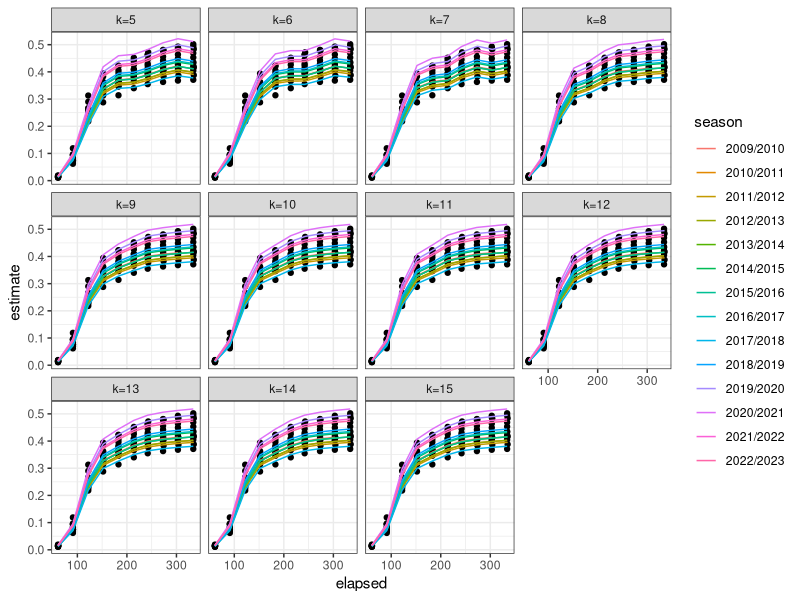

Reproduce this figure in R. (Note: this script raises an error after producing the figure.)
rm(list=ls())
library(dplyr)
library(ggplot2)
library(mgcv)

### national flu data ###

##### data cleaning #####
nis <- read.csv("data/nis_flu_national.csv")
head(nis)
nis$time_end = as.Date(nis$time_end)

nis %>%
  mutate(time_end=as.Date(time_end),
         season_start_year= gsub("(\\d{4})/\\d{4}","\\1",season)) %>%
  mutate(season_start=as.Date(paste0(season_start_year,"-07-01"))) %>%
  mutate(elapsed=as.numeric(time_end-season_start))%>%
  mutate(season=factor(season))%>%
  group_by(season) %>%
  mutate(inc=c(0,diff(estimate))) %>%
  filter(inc !=0) %>%
  select(-season_start_year) -> nis

nis <- nis[order(nis$time_end),]

train_end <- as.Date("2023-07-01")

#### First 11 seasons as training, the rest 4 seasons as testing ###
nis %>%
  filter(time_end < train_end) -> nis_train

nis %>%
  filter(time_end >= train_end) -> nis_test

##### model fitting ######
# add log-normal link function by manually log-transforming response variable

gam_k <- function(k) {
  nis_gam <- gam(log(estimate) ~ s(elapsed,bs="bs",k=k) + s(season,bs="re"),data= nis_train)

  return(nis_gam)
}

get_pred_k <- function(k) {
  nis_gam <- gam(log(estimate) ~ s(elapsed,bs="bs",k=k) + s(season,bs="re"),data= nis_train)

  ### Prediction ###
  pred_values <- predict(nis_gam, newdata=nis_test,types="response")
  nis_test$pred_terms <- exp(pred_values)

  return(nis_test)
}

mspe <- function(data, pred) {
  mean((data-pred)^2)
}

### get model ###
gam_list <- lapply(5:15,function(x) {gam_k(x)})

lapply(1:length(gam_list),function(x) {gam_list[[x]]$aic})
lapply(1:length(gam_list),function(x) {gam_list[[x]]$edf})

fitted_k <- lapply(1:length(gam_list),function(x) {
  nis_train$fitted = exp(gam_list[[x]]$fitted.values)
                   return(nis_train)})

names(fitted_k) <- paste0("k=",c(5:15))

fitted_k_df <- plyr::ldply(fitted_k)

fitted_k_df %>%
  mutate(.id=factor(.id,levels=paste0("k=",c(5:15)))) %>%
  ggplot() +
  geom_point(aes(x=elapsed,y=estimate)) +
  geom_line(aes(x=elapsed,y=fitted,color=season)) +
  facet_wrap(.id~.) +
  theme_bw()
ggsave("plot/gam_k_cumu_fitted.jpg",width=10,height=6)

pred_k <- lapply(5:15, function(x) {get_pred_k(x)})
names(pred_k) = paste0("k=",c(5:15))

pred_k_df <- plyr::ldply(pred_k)

pred_k_df %>%
  mutate(.id=factor(.id,levels=paste0("k=",c(5:15)))) %>%
  ggplot() +
  geom_point(aes(x=elapsed,y=estimate)) +
  geom_line(aes(x=elapsed,y=pred_terms)) +
  facet_wrap(.id~.) +
  theme_bw()
ggsave("plot/gam_k_cumu_pred.jpg",width=10,height=6)

pred_k_df %>%
  group_by(.id) %>%
  reframe(mspe=mspe(estimate,pred_terms)) %>%
  mutate(id=factor(.id,levels=paste0("k=",c(5:15)))) -> mspe_cum

mspe_cum %>%
  ggplot() +
  geom_col(aes(x=id,y=mspe)) +
  theme_bw()
ggsave("plot/mspe_cum_gam_k.jpg",width=6,height=4)

############# try on incident data ###########
gam_inc_k <- function(k){
  nis_gam <- gam(log(inc) ~ s(elapsed,bs="bs",k=k) + s(season,bs="re"),data= nis_train)

  return(nis_gam)
}

get_pred_inc_k <- function(k) {

  nis_gam <- gam(log(inc) ~ s(elapsed,bs="bs",k=k) + s(season,bs="re"),data= nis_train)

  ### Prediction ###
  pred_values <- predict(nis_gam, newdata=nis_test,types="response")
  nis_test$pred_terms <- exp(pred_values)

  return(nis_test)
}

### get model ###
gam_list <- lapply(5:15,function(x) {gam_inc_k(x)})

lapply(1:length(gam_list),function(x) {gam_list[[x]]$aic})
lapply(1:length(gam_list),function(x) {gam_list[[x]]$edf})

fitted_k <- lapply(1:length(gam_list),function(x) {
  nis_train$fitted = exp(gam_list[[x]]$fitted.values)
  return(nis_train)})

names(fitted_k) <- paste0("k=",c(5:15))

fitted_k_df <- plyr::ldply(fitted_k)

fitted_k_df %>%
  mutate(.id=factor(.id,levels=paste0("k=",c(5:15)))) %>%
  ggplot() +
  geom_point(aes(x=elapsed,y=inc)) +
  geom_line(aes(x=elapsed,y=fitted,color=season)) +
  facet_wrap(.id~.) +
  theme_bw()
ggsave("plot/gam_k_cumu_fitted.jpg",width=10,height=6)

pred_k <- lapply(5:15, function(x) {get_pred_inc_k(x)})
names(pred_k) = paste0("k=",c(5:15))

pred_k_df <- plyr::ldply(pred_k)

pred_k_df %>%
  mutate(.id=factor(.id,levels=paste0("k=",c(5:15)))) %>%
  ggplot() +
  geom_point(aes(x=elapsed,y=inc)) +
  geom_line(aes(x=elapsed,y=pred_terms)) +
  facet_wrap(.id~.) +
  theme_bw()
ggsave("plot/gam_k_cumu_pred.jpg",width=10,height=6)

pred_k_df %>%
  group_by(.id) %>%
  reframe(mspe=mspe(inc,pred_terms)) %>%
  mutate(id=factor(.id,levels=paste0("k=",c(5:15)))) -> mspe_inc

mspe_inc %>%
  ggplot() +
  geom_col(aes(x=id,y=mspe)) +
  theme_bw()
ggsave("plot/mspe_inc_gam_k.jpg",width=6,height=4)

mspe_inc %>%
  mutate(type="incidental") %>%
  bind_rows(mspe_cum %>%
              mutate(type="cumulative")) %>%
  ggplot() +
  geom_col(aes(x=id,y=mspe)) +
  facet_wrap(type~.) +
  theme_bw()
ggsave("plot/all_mspe_gam_k.jpg",width=8,height=6)
